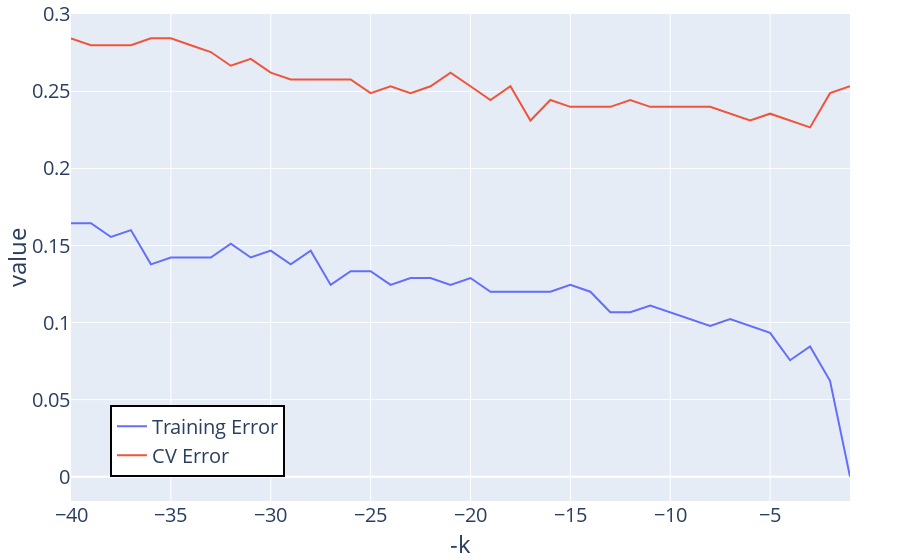

The code cell stored with this chart in its notebook:
### Code cell
fig = px.line(both_training_and_CV_errors.iloc[0:40], x = "-k", y = ["Training Error", "CV Error"])
standardize_figure(fig)
fig.update_layout(legend_title= "",
              legend=dict(
                x=0.05,
                y=0.05,
                bordercolor="Black",
               borderwidth=2))
fig.show()
fig.write_image("Training_and_CV_error_vs_minus_k_small_k_only.png")

### Figure 1 — Plotly figure (JSON) as saved in the notebook; plotly's stock layout.template omitted (floating-point values rounded to 4 significant figures)
{"data": [{"hovertemplate": "variable=Training Error<br>-k=%{x}<br>value=%{y}<extra></extra>", "legendgroup": "Training Error", "line": {"color": "#636efa", "dash": "solid"}, "marker": {"symbol": "circle"}, "mode": "lines", "name": "Training Error", "orientation": "v", "showlegend": true, "type": "scatter", "x": [-1, -2, -3, -4, -5, -6, -7, -8, -9, -10, -11, -12, -13, -14, -15, -16, -17, -18, -19, -20, -21, -22, -23, -24, -25, -26, -27, -28, -29, -30, -31, -32, -33, -34, -35, -36, -37, -38, -39, -40], "xaxis": "x", "y": [0, 0.06222, 0.08444, 0.07556, 0.09333, 0.09778, 0.1022, 0.09778, 0.1022, 0.1067, 0.1111, 0.1067, 0.1067, 0.12, 0.1244, 0.12, 0.12, 0.12, 0.12, 0.1289, 0.1244, 0.1289, 0.1289, 0.1244, 0.1333, 0.1333, 0.1244, 0.1467, 0.1378, 0.1467, 0.1422, 0.1511, 0.1422, 0.1422, 0.1422, 0.1378, 0.16, 0.1556, 0.1644, 0.1644], "yaxis": "y"}, {"hovertemplate": "variable=CV Error<br>-k=%{x}<br>value=%{y}<extra></extra>", "legendgroup": "CV Error", "line": {"color": "#EF553B", "dash": "solid"}, "marker": {"symbol": "circle"}, "mode": "lines", "name": "CV Error", "orientation": "v", "showlegend": true, "type": "scatter", "x": [-1, -2, -3, -4, -5, -6, -7, -8, -9, -10, -11, -12, -13, -14, -15, -16, -17, -18, -19, -20, -21, -22, -23, -24, -25, -26, -27, -28, -29, -30, -31, -32, -33, -34, -35, -36, -37, -38, -39, -40], "xaxis": "x", "y": [0.2533, 0.2489, 0.2267, 0.2311, 0.2356, 0.2311, 0.2356, 0.24, 0.24, 0.24, 0.24, 0.2444, 0.24, 0.24, 0.24, 0.2444, 0.2311, 0.2533, 0.2444, 0.2533, 0.2622, 0.2533, 0.2489, 0.2533, 0.2489, 0.2578, 0.2578, 0.2578, 0.2578, 0.2622, 0.2711, 0.2667, 0.2756, 0.28, 0.2844, 0.2844, 0.28, 0.28, 0.28, 0.2844], "yaxis": "y"}], "layout": {"font": {"size": 20}, "legend": {"bordercolor": "Black", "borderwidth": 2, "title": {"text": ""}, "tracegroupgap": 0, "x": 0.05, "y": 0.05}, "margin": {"b": 0, "l": 50, "r": 50, "t": 1}, "xaxis": {"anchor": "y", "domain": [0, 1], "title": {"text": "-k"}}, "yaxis": {"anchor": "x", "domain": [0, 1], "title": {"text": "value"}}}}
